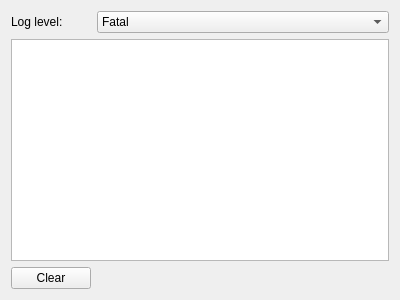
<?xml version="1.0" encoding="UTF-8"?>
<ui version="4.0">
 <class>LogWindow</class>
 <widget class="QWidget" name="LogWindow">
  <property name="geometry">
   <rect>
    <x>0</x>
    <y>0</y>
    <width>400</width>
    <height>300</height>
   </rect>
  </property>
  <property name="windowTitle">
   <string>Log</string>
  </property>
  <layout class="QGridLayout" name="gridLayout">
   <item row="0" column="0">
    <widget class="QLabel" name="logLevelLabel">
     <property name="text">
      <string>Log level:</string>
     </property>
    </widget>
   </item>
   <item row="1" column="0" colspan="2">
    <widget class="QPlainTextEdit" name="logEdit">
     <property name="undoRedoEnabled">
      <bool>false</bool>
     </property>
     <property name="lineWrapMode">
      <enum>QPlainTextEdit::WidgetWidth</enum>
     </property>
     <property name="readOnly">
      <bool>true</bool>
     </property>
    </widget>
   </item>
   <item row="0" column="1">
    <widget class="QComboBox" name="logLevelCombo">
     <property name="sizePolicy">
      <sizepolicy hsizetype="Expanding" vsizetype="Fixed">
       <horstretch>0</horstretch>
       <verstretch>0</verstretch>
      </sizepolicy>
     </property>
     <item>
      <property name="text">
       <string>Fatal</string>
      </property>
     </item>
     <item>
      <property name="text">
       <string>Error</string>
      </property>
     </item>
     <item>
      <property name="text">
       <string>Warning</string>
      </property>
     </item>
     <item>
      <property name="text">
       <string>Info</string>
      </property>
     </item>
     <item>
      <property name="text">
       <string>Debug</string>
      </property>
     </item>
     <item>
      <property name="text">
       <string>Trace</string>
      </property>
     </item>
    </widget>
   </item>
   <item row="2" column="0">
    <widget class="QPushButton" name="clearButton">
     <property name="text">
      <string>Clear</string>
     </property>
    </widget>
   </item>
  </layout>
 </widget>
 <resources/>
 <connections/>
</ui>
